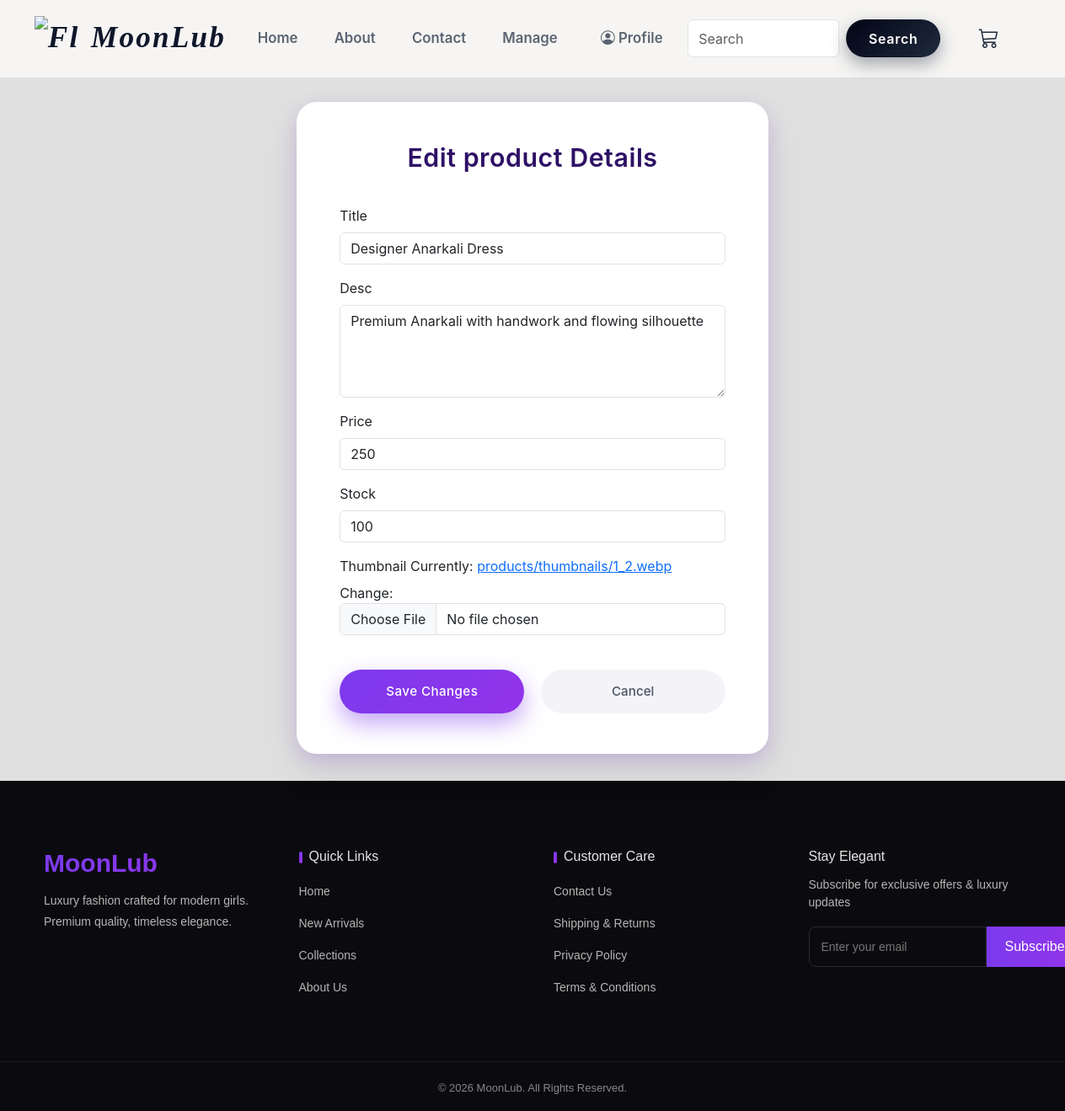
The app's page /products/2/edit/ with its own data.
### products/models.py (models this page shows, shortened)
class Product(models.Model):
    title = models.CharField(max_length = 255)
    desc = models.TextField(max_length = 500)
    price = models.PositiveIntegerField()
    stock = models.PositiveIntegerField()
    thumbnail = models.ImageField(upload_to = 'products/thumbnails/')
    created_at = models.DateTimeField(auto_now_add = True)
    updated_at = models.DateTimeField(auto_now = True)

### products/views.py (the view)
# urls.py: path('<int:pk>/edit/', UpdateProduct.as_view(), name='edit_product'),
class UpdateProduct(UpdateView):
    model = Product
    template_name = 'products/update_product.html'
    form_class = ProductForm
    success_url = '/'

### products/forms.py
class ProductForm(forms.ModelForm):
    class Meta:
        model = Product
        fields = ['title', 'desc', 'price', 'stock', 'thumbnail']
        widgets = {
            'title': forms.TextInput(attrs={
                'class': 'form-control',
                'placeholder': 'Product title'
            }),
            'desc': forms.Textarea(attrs={
                'class': 'form-control',
                'placeholder': 'Product description',
                'rows': 4
            }),
            'price': forms.NumberInput(attrs={
                'class': 'form-control',
                'placeholder': 'Price'
            }),
            'stock': forms.NumberInput(attrs={
                'class': 'form-control',
                'placeholder': 'Stock quantity'
            }),
            'thumbnail': forms.ClearableFileInput(attrs={
                'class': 'form-control'
            }),
        }

### templates/products/update_product.html (shortened to what this page needs)
{% extends 'base/base.html' %}
{% block content %}
<section class="edit-section">
    <div class="edit-card">
        <h3>Edit product Details</h3>
        <form method="post" enctype="multipart/form-data">
            {% for field in form %}
            {% include 'base/includes/basic_form_field.html' %}
            {% endfor %}
            <div class="adbtn">
                <button type="submit" class="addbtn">Save Changes</button>
                <a href="{% url 'product_details' product.pk %}" class="cancelbtn">Cancel</a>
            </div>
        </form>
    </div>
</section>
{% endblock %}

### templates/base/includes/basic_form_field.html (shortened to what this page needs)
<div class="mb-3">
    <label class="form-label">
        {{field.label}}
    </label>
    {{field}}
</div>

### static/css/styles.css (style rules this page uses)
* { margin: 0; padding: 0; box-sizing: border-box; }
body { padding: 89px 0 0 0; font-family: 'Inter', sans-serif; background-color: #ededef; }

### records on screen
Product: form "Designer Anarkali Dress" "Premium Anarkali with handwork and flowing silhouette" "250" "100"

### other values on screen
{{ field.label }} "Title" "Desc" "Price" "Stock" "Thumbnail"
